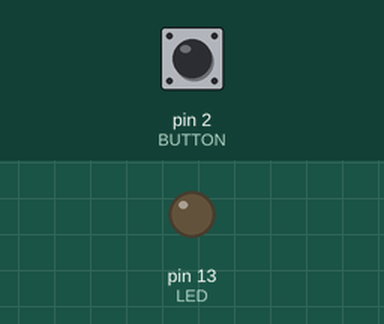
Recording of a sketch running on a simulated Arduino Uno, built with avr-gcc and run on an emulated ATmega328P. Shown: output pins drawn as LEDs (lit = HIGH). The inputs (shaded band) are chosen by the test bench; at power-on: pin 2 (BUTTON) LOW.

Above: at 1.2 s.
1.3 s: pin 2 (BUTTON) pulled HIGH for 0.15 s
At 1.37 s:
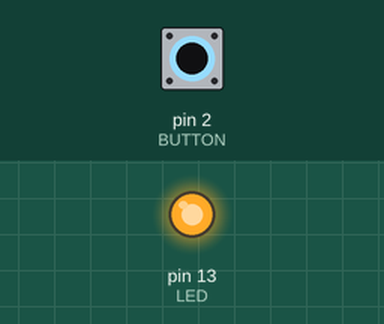
2.9 s: pin 2 (BUTTON) pulled HIGH for 3.2 s
At 7.5 s:
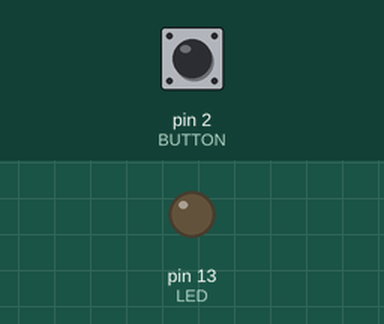
Timing chart, 0 to 9.0 s (numbered marks = the images above; inputs shaded):
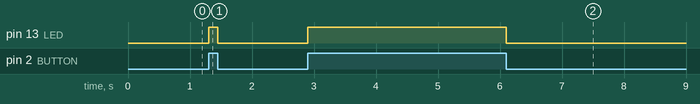

The sketch:

1.ino
```cpp
// LED uses pin #13
const int LED = 13;
// Button uses pin #2
const int BUTTON = 2;
// Value of button (pressed or not)
int val = 0;

// Setup
void setup() {
  // Set up the pin corresponding to the LED as an output
  pinMode(LED, OUTPUT);
  // Set up the pin corresponding to the button as an input
  pinMode(BUTTON, INPUT);
}

// Loop
void loop() {
  // Update button status variable (val)
  val = digitalRead(BUTTON);
  // Detect if the button is pressed (val == HIGH)
  if (val == HIGH) {
    // If the button is pressed, turn on the LED
    digitalWrite(LED, HIGH);
  }
  // Detect if the button is not pressed (val != HIGH)
  else {
    // If the button is not pressed, turn off the LED
    digitalWrite(LED, LOW);
  }
}
```

Measured:
- after the input at 1.3 s, pin 13 (LED): LOW → HIGH at once, → LOW 0.15 s later
- after the input at 2.9 s, pin 13 (LED): LOW → HIGH at once, → LOW 3.2 s later
